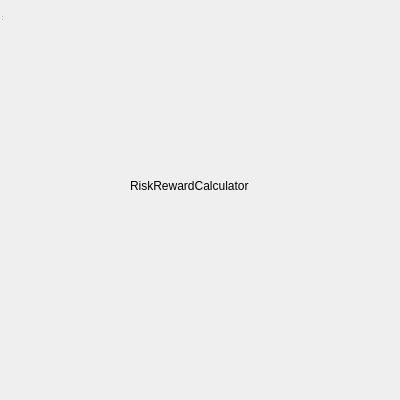
<?xml version="1.0" encoding="UTF-8"?>
<ui version="4.0">
 <class>RiskRewardCalculator</class>
 <widget class="QWidget" name="RiskRewardCalculator">
  <property name="geometry">
   <rect>
    <x>0</x>
    <y>0</y>
    <width>400</width>
    <height>400</height>
   </rect>
  </property>
  <property name="windowTitle">
   <string>Forex Calculator</string>
  </property>
  <widget class="QWidget" name="centralwidget" native="true">
   <property name="geometry">
    <rect>
     <x>0</x>
     <y>0</y>
     <width>501</width>
     <height>371</height>
    </rect>
   </property>
   <widget class="QLabel" name="label">
    <property name="geometry">
     <rect>
      <x>130</x>
      <y>160</y>
      <width>241</width>
      <height>51</height>
     </rect>
    </property>
    <property name="text">
     <string>RiskRewardCalculator</string>
    </property>
   </widget>
  </widget>
  <widget class="QStatusBar" name="statusbar">
   <property name="geometry">
    <rect>
     <x>0</x>
     <y>0</y>
     <width>3</width>
     <height>22</height>
    </rect>
   </property>
  </widget>
  <action name="aboutQt">
   <property name="text">
    <string>About Qt</string>
   </property>
  </action>
  <action name="aboutForexCalculator">
   <property name="text">
    <string>About Forex Calculator</string>
   </property>
  </action>
  <action name="actionPip_calculator">
   <property name="text">
    <string>Pip Calculator</string>
   </property>
   <property name="shortcut">
    <string>Ctrl+P</string>
   </property>
  </action>
  <action name="actionMargin_calculator">
   <property name="text">
    <string>Margin Calculator</string>
   </property>
   <property name="shortcut">
    <string>Ctrl+M</string>
   </property>
  </action>
  <action name="actionLot_Size_Calculator">
   <property name="text">
    <string>Lot Size Calculator</string>
   </property>
   <property name="shortcut">
    <string>Ctrl+L</string>
   </property>
  </action>
  <action name="actionProfit_and_Loss_Calculator">
   <property name="text">
    <string>Profit and Loss Calculator</string>
   </property>
   <property name="shortcut">
    <string>Ctrl+T</string>
   </property>
  </action>
  <action name="actionPosition_Size_Calculator">
   <property name="text">
    <string>Position Size Calculator</string>
   </property>
   <property name="shortcut">
    <string>Ctrl+O</string>
   </property>
  </action>
  <action name="actionRisk_Reward_Calculator">
   <property name="text">
    <string>Risk/Reward Calculator</string>
   </property>
   <property name="shortcut">
    <string>Ctrl+R</string>
   </property>
  </action>
  <action name="actionSwap_Calculator">
   <property name="text">
    <string>Swap Calculator</string>
   </property>
   <property name="shortcut">
    <string>Ctrl+W</string>
   </property>
  </action>
  <action name="actionCurrency_Converter">
   <property name="text">
    <string>Currency Converter</string>
   </property>
   <property name="shortcut">
    <string>Ctrl+Y</string>
   </property>
  </action>
  <action name="actionFibonacci_Calculator">
   <property name="text">
    <string>Fibonacci Calculator</string>
   </property>
   <property name="shortcut">
    <string>Ctrl+F</string>
   </property>
  </action>
  <action name="actionVolatility_Calculator">
   <property name="text">
    <string>Volatility Calculator</string>
   </property>
   <property name="shortcut">
    <string>Ctrl+V</string>
   </property>
  </action>
  <action name="actionBreak_Even_Calculator">
   <property name="text">
    <string>Break-Even Calculator</string>
   </property>
   <property name="shortcut">
    <string>Ctrl+B</string>
   </property>
  </action>
  <action name="actionCompound_Interest_Calculator">
   <property name="text">
    <string>Compound Interest Calculator</string>
   </property>
   <property name="shortcut">
    <string>Ctrl+U</string>
   </property>
  </action>
  <action name="actionEnglish">
   <property name="text">
    <string>English</string>
   </property>
  </action>
  <action name="actionSpanish">
   <property name="text">
    <string>Spanish</string>
   </property>
  </action>
  <action name="actionChinese_2">
   <property name="text">
    <string>Chinese</string>
   </property>
  </action>
  <action name="actionArabic">
   <property name="text">
    <string>Arabic</string>
   </property>
  </action>
  <action name="actionRussian">
   <property name="text">
    <string>Russian</string>
   </property>
  </action>
  <action name="actionPortuguese">
   <property name="text">
    <string>Portuguese</string>
   </property>
  </action>
  <action name="actionGerman">
   <property name="text">
    <string>German</string>
   </property>
  </action>
  <action name="actionJapanese">
   <property name="text">
    <string>Japanese</string>
   </property>
  </action>
  <action name="actionHindi">
   <property name="text">
    <string>Hindi</string>
   </property>
  </action>
  <action name="actionBengali">
   <property name="text">
    <string>Bengali</string>
   </property>
  </action>
  <action name="actionPunjabi">
   <property name="text">
    <string>Punjabi</string>
   </property>
  </action>
  <action name="actionUrdu">
   <property name="text">
    <string>Urdu</string>
   </property>
  </action>
  <action name="actionVietnamese">
   <property name="text">
    <string>Vietnamese</string>
   </property>
  </action>
  <action name="actionIndonesian_Bahasa_Indonesia">
   <property name="text">
    <string>Indonesian (Bahasa Indonesia)</string>
   </property>
  </action>
  <action name="actionTagalog_Filipino">
   <property name="text">
    <string>Tagalog (Filipino)</string>
   </property>
  </action>
  <action name="actionKorean">
   <property name="text">
    <string>Korean</string>
   </property>
  </action>
  <action name="actionTamil">
   <property name="text">
    <string>Tamil</string>
   </property>
  </action>
  <action name="actionThai">
   <property name="text">
    <string>Thai</string>
   </property>
  </action>
  <action name="actionBurmese">
   <property name="text">
    <string>Burmese</string>
   </property>
  </action>
  <action name="actionKhmer">
   <property name="text">
    <string>Khmer</string>
   </property>
  </action>
  <action name="actionNepali">
   <property name="text">
    <string>Nepali</string>
   </property>
  </action>
  <action name="actionHindi_2">
   <property name="text">
    <string>Hindi</string>
   </property>
  </action>
  <action name="actionBengali_2">
   <property name="text">
    <string>Bengali</string>
   </property>
  </action>
  <action name="actionJapanese_2">
   <property name="text">
    <string>Japanese</string>
   </property>
  </action>
  <action name="actionKorean_2">
   <property name="text">
    <string>Korean</string>
   </property>
  </action>
  <action name="actionVietnamese_2">
   <property name="text">
    <string>Vietnamese</string>
   </property>
  </action>
  <action name="actionThai_2">
   <property name="text">
    <string>Thai</string>
   </property>
  </action>
  <action name="actionFrench_2">
   <property name="text">
    <string>French</string>
   </property>
  </action>
  <action name="actionGerman_2">
   <property name="text">
    <string>German</string>
   </property>
  </action>
  <action name="actionRussian_2">
   <property name="text">
    <string>Russian</string>
   </property>
  </action>
  <action name="actionPortuguese_2">
   <property name="text">
    <string>Portuguese</string>
   </property>
  </action>
  <action name="actionItalian">
   <property name="text">
    <string>Italian</string>
   </property>
  </action>
  <action name="actionPersian_Farsi">
   <property name="text">
    <string>Persian (Farsi)</string>
   </property>
  </action>
  <action name="actionTurkish">
   <property name="text">
    <string>Turkish</string>
   </property>
  </action>
  <action name="actionHebrew">
   <property name="text">
    <string>Hebrew</string>
   </property>
  </action>
  <action name="actionPashto">
   <property name="text">
    <string>Pashto</string>
   </property>
  </action>
  <action name="actionSwahili">
   <property name="text">
    <string>Swahili</string>
   </property>
  </action>
  <action name="actionAmharic">
   <property name="text">
    <string>Amharic</string>
   </property>
  </action>
  <action name="actionHausa">
   <property name="text">
    <string>Hausa</string>
   </property>
  </action>
  <action name="actionYoruba">
   <property name="text">
    <string>Yoruba</string>
   </property>
  </action>
  <action name="actionZulu">
   <property name="text">
    <string>Zulu</string>
   </property>
  </action>
  <action name="actionHaitian_Creole">
   <property name="text">
    <string>Haitian Creole</string>
   </property>
  </action>
  <action name="actionQuechua">
   <property name="text">
    <string>Quechua</string>
   </property>
  </action>
  <action name="actionGuarani">
   <property name="text">
    <string>Guarani</string>
   </property>
  </action>
  <action name="actionNahuatl">
   <property name="text">
    <string>Nahuatl</string>
   </property>
  </action>
  <action name="actionRisk_Management_Calculator">
   <property name="text">
    <string>Risk Management Calculator</string>
   </property>
   <property name="shortcut">
    <string>Ctrl+M</string>
   </property>
  </action>
 </widget>
 <resources/>
 <connections/>
</ui>
